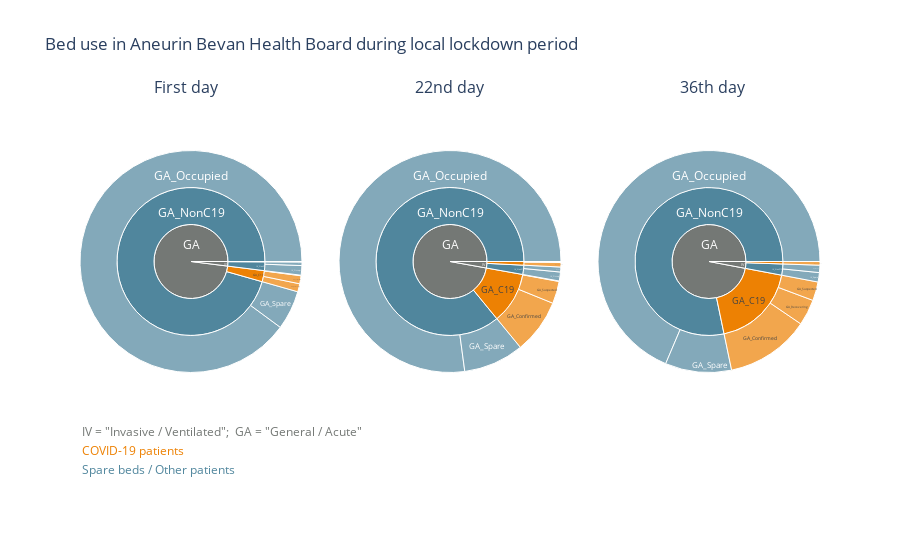

Notebook cell for this chart:
### Code cell
colors = ['#747875', '#50869D', '#50869D', '#ED8103', '#ED8103']
statuses = ['(?)',  'IV_NonC19', 'GA_NonC19', 'IV_C19', 'GA_C19']

startdate = "2020-09-08"
titles = ("First day", "22nd day", "36th day")

fig = make_subplots(rows=1, cols=3, subplot_titles = titles)

for day,dom in zip([string_datediff(startdate, x) for x in [0, 22, 36]],
                          [[0, 0.3], [0.35, 0.65], [0.7, 1]]):
    data = px.sunburst(sunburst_data(beds_ab, day), 
                       path = ['bed_type', 'bed_status', 'indicator'], 
                       values = 'count', color = 'bed_status',
                       color_discrete_map = {stat: col for stat, col in zip(statuses, colors)}
    )._data
    trace = go.Sunburst(
        labels=data[0]['labels'],
        parents=[x.split('/')[1] if len(x.split('/')) > 1 else x for x in data[0]['parents'].tolist()],
        values=data[0]['values'],
        domain={'x': dom, 'y': [0.2, 0.95]},
        marker = dict(colors = data[0]['marker']['colors']),
        branchvalues = 'total',
        insidetextorientation='horizontal'
    )
    fig.add_trace(trace) 

fig.update_layout(title_text="Bed use in Aneurin Bevan Health Board during local lockdown period",
                 #uniformtext=dict(minsize=10, mode='hide')
                 )

labcolors = ['#50869D', '#ED8103', '#747875']
for i, lab in enumerate(['Spare beds / Other patients', 'COVID-19 patients', 'IV = "Invasive / Ventilated";\t\tGA = "General / Acute"']):
    fig.add_annotation(dict(font=dict(color=labcolors[i],size=12),
                                        x=0,
                                        y= 0+i/20,
                                        showarrow=False,
                                        text=lab,
                                        textangle=0,
                                        xanchor='left',
                                        xref="paper",
                                        yref="paper"))
    
fig.write_html('visualisations/AB_beds_lockdown.html')
fig.show()

### Figure 1 — Plotly figure (JSON) as saved in the notebook; plotly's stock layout.template omitted (floating-point values rounded to 4 significant figures)
{"data": [{"branchvalues": "total", "domain": {"x": [0, 0.3], "y": [0.2, 0.95]}, "insidetextorientation": "horizontal", "labels": ["GA_Confirmed", "GA_Occupied", "GA_Recovering", "GA_Spare", "GA_Suspected", "IV_Confirmed", "IV_Occupied", "IV_Recovering", "IV_Spare", "IV_Suspected", "GA_C19", "GA_NonC19", "IV_C19", "IV_NonC19", "GA", "IV"], "marker": {"colors": ["#ED8103", "#50869D", "#ED8103", "#50869D", "#ED8103", "#ED8103", "#50869D", "#ED8103", "#50869D", "#ED8103", "#ED8103", "#50869D", "#ED8103", "#50869D", "#747875", "#747875"]}, "parents": ["GA_C19", "GA_NonC19", "GA_C19", "GA_NonC19", "GA_C19", "IV_C19", "IV_NonC19", "IV_C19", "IV_NonC19", "IV_C19", "GA", "GA", "IV", "IV", "", ""], "type": "sunburst", "values": [1, 1227, 16, 78, 16, 0, 19, 0, 7, 1, 33, 1305, 1, 26, 1338, 27]}, {"branchvalues": "total", "domain": {"x": [0.35, 0.65], "y": [0.2, 0.95]}, "insidetextorientation": "horizontal", "labels": ["GA_Confirmed", "GA_Occupied", "GA_Recovering", "GA_Spare", "GA_Suspected", "IV_Confirmed", "IV_Occupied", "IV_Recovering", "IV_Spare", "IV_Suspected", "GA_C19", "GA_NonC19", "IV_C19", "IV_NonC19", "GA", "IV"], "marker": {"colors": ["#ED8103", "#50869D", "#ED8103", "#50869D", "#ED8103", "#ED8103", "#50869D", "#ED8103", "#50869D", "#ED8103", "#ED8103", "#50869D", "#ED8103", "#50869D", "#747875", "#747875"]}, "parents": ["GA_C19", "GA_NonC19", "GA_C19", "GA_NonC19", "GA_C19", "IV_C19", "IV_NonC19", "IV_C19", "IV_NonC19", "IV_C19", "GA", "GA", "IV", "IV", "", ""], "type": "sunburst", "values": [110, 1069, 1, 122, 45, 9, 18, 0, 10, 2, 156, 1191, 11, 28, 1347, 39]}, {"branchvalues": "total", "domain": {"x": [0.7, 1], "y": [0.2, 0.95]}, "insidetextorientation": "horizontal", "labels": ["GA_Confirmed", "GA_Occupied", "GA_Recovering", "GA_Spare", "GA_Suspected", "IV_Confirmed", "IV_Occupied", "IV_Recovering", "IV_Spare", "IV_Suspected", "GA_C19", "GA_NonC19", "IV_C19", "IV_NonC19", "GA", "IV"], "marker": {"colors": ["#ED8103", "#50869D", "#ED8103", "#50869D", "#ED8103", "#ED8103", "#50869D", "#ED8103", "#50869D", "#ED8103", "#ED8103", "#50869D", "#ED8103", "#50869D", "#747875", "#747875"]}, "parents": ["GA_C19", "GA_NonC19", "GA_C19", "GA_NonC19", "GA_C19", "IV_C19", "IV_NonC19", "IV_C19", "IV_NonC19", "IV_C19", "GA", "GA", "IV", "IV", "", ""], "type": "sunburst", "values": [161, 903, 50, 127, 36, 7, 14, 0, 18, 0, 247, 1030, 7, 32, 1277, 39]}], "layout": {"annotations": [{"font": {"size": 16}, "showarrow": false, "text": "First day", "x": 0.1444, "xanchor": "center", "xref": "paper", "y": 1, "yanchor": "bottom", "yref": "paper"}, {"font": {"size": 16}, "showarrow": false, "text": "22nd day", "x": 0.5, "xanchor": "center", "xref": "paper", "y": 1, "yanchor": "bottom", "yref": "paper"}, {"font": {"size": 16}, "showarrow": false, "text": "36th day", "x": 0.8556, "xanchor": "center", "xref": "paper", "y": 1, "yanchor": "bottom", "yref": "paper"}, {"font": {"color": "#50869D", "size": 12}, "showarrow": false, "text": "Spare beds / Other patients", "textangle": 0, "x": 0, "xanchor": "left", "xref": "paper", "y": 0, "yref": "paper"}, {"font": {"color": "#ED8103", "size": 12}, "showarrow": false, "text": "COVID-19 patients", "textangle": 0, "x": 0, "xanchor": "left", "xref": "paper", "y": 0.05, "yref": "paper"}, {"font": {"color": "#747875", "size": 12}, "showarrow": false, "text": "IV = \"Invasive / Ventilated\";\t\tGA = \"General / Acute\"", "textangle": 0, "x": 0, "xanchor": "left", "xref": "paper", "y": 0.1, "yref": "paper"}], "title": {"text": "Bed use in Aneurin Bevan Health Board during local lockdown period"}, "xaxis": {"anchor": "y", "domain": [0, 0.2889]}, "xaxis2": {"anchor": "y2", "domain": [0.3556, 0.6444]}, "xaxis3": {"anchor": "y3", "domain": [0.7111, 1]}, "yaxis": {"anchor": "x", "domain": [0, 1]}, "yaxis2": {"anchor": "x2", "domain": [0, 1]}, "yaxis3": {"anchor": "x3", "domain": [0, 1]}}}
